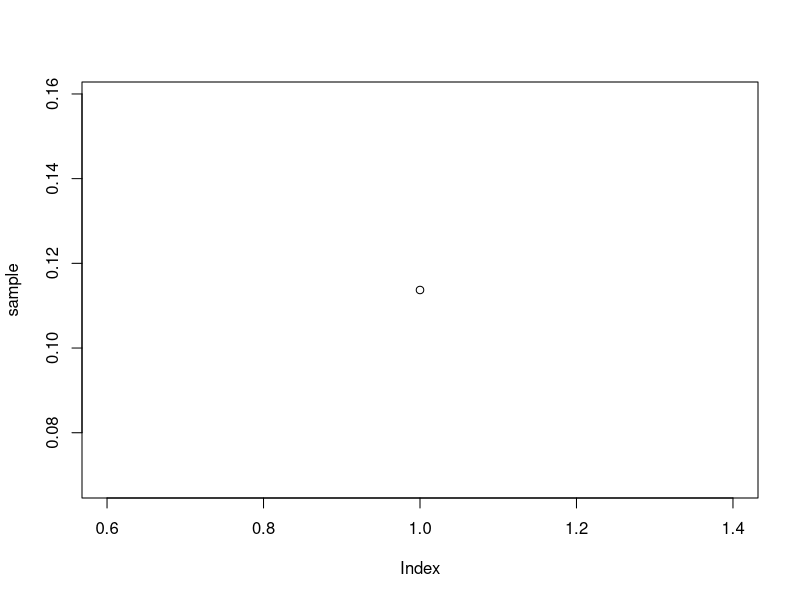
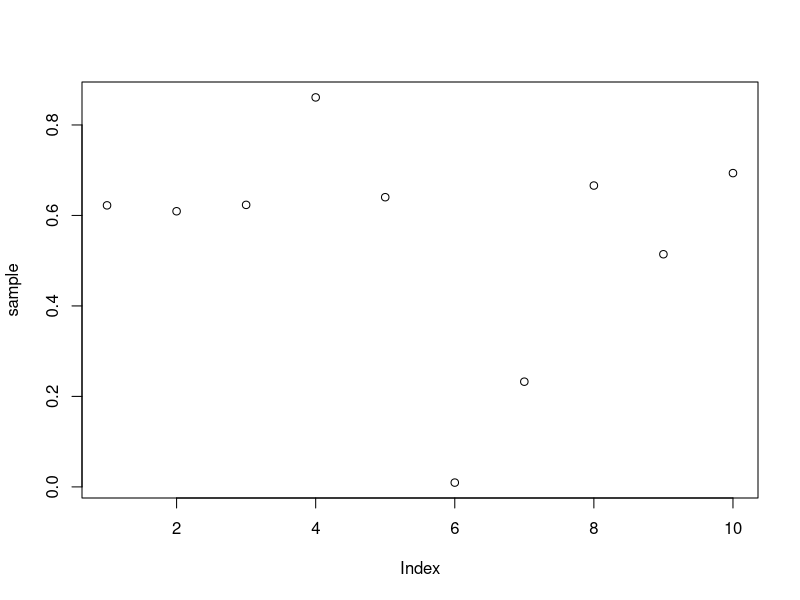
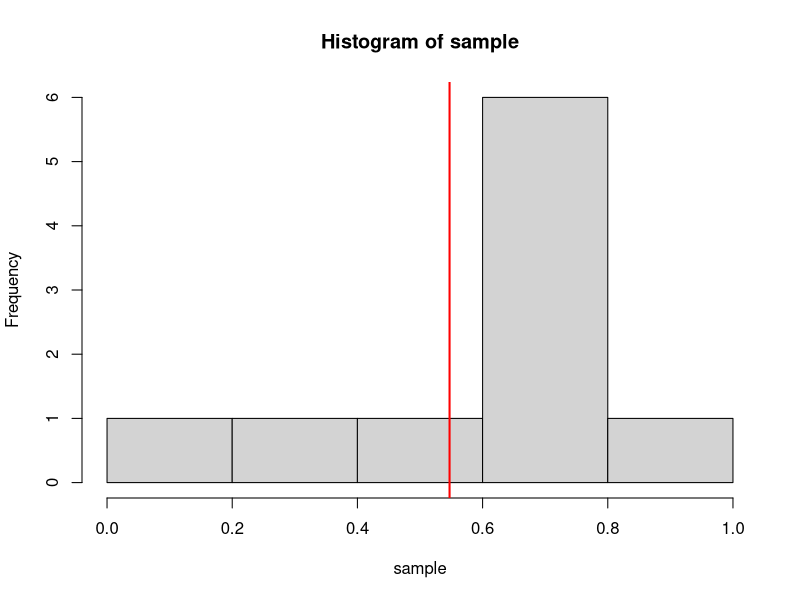
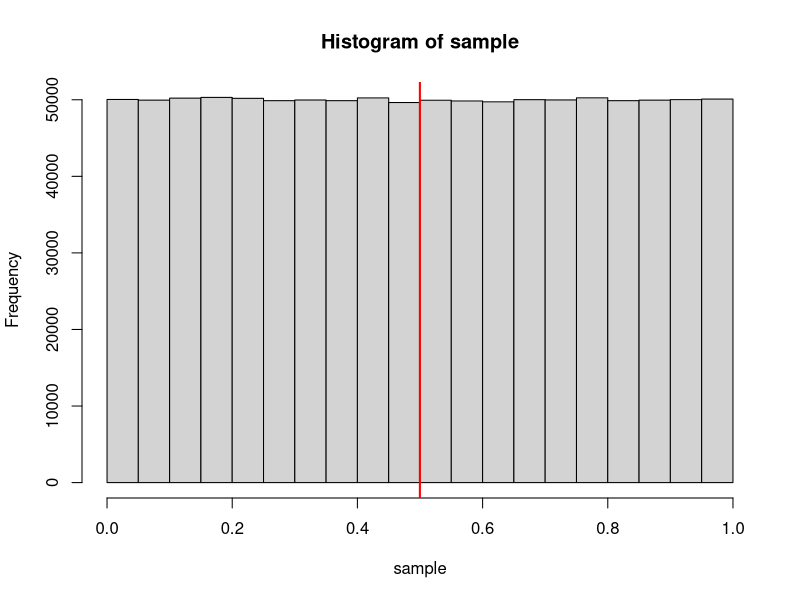
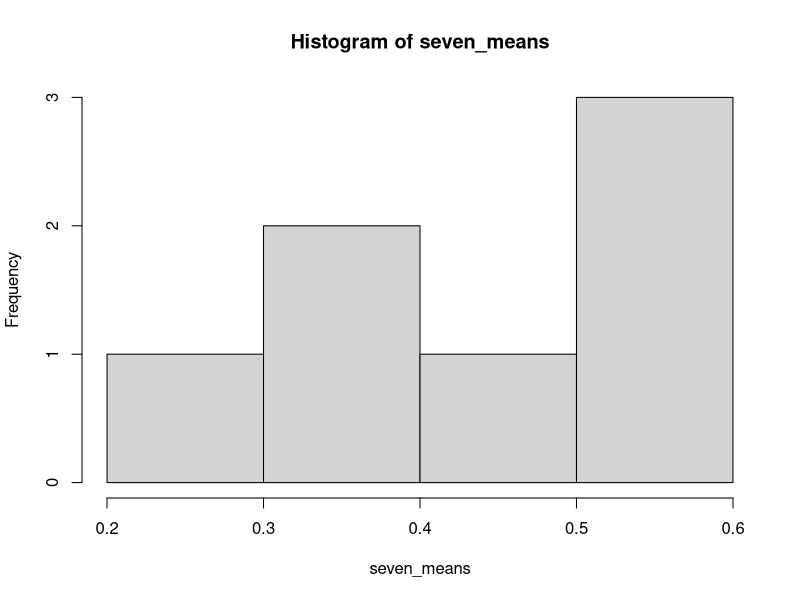
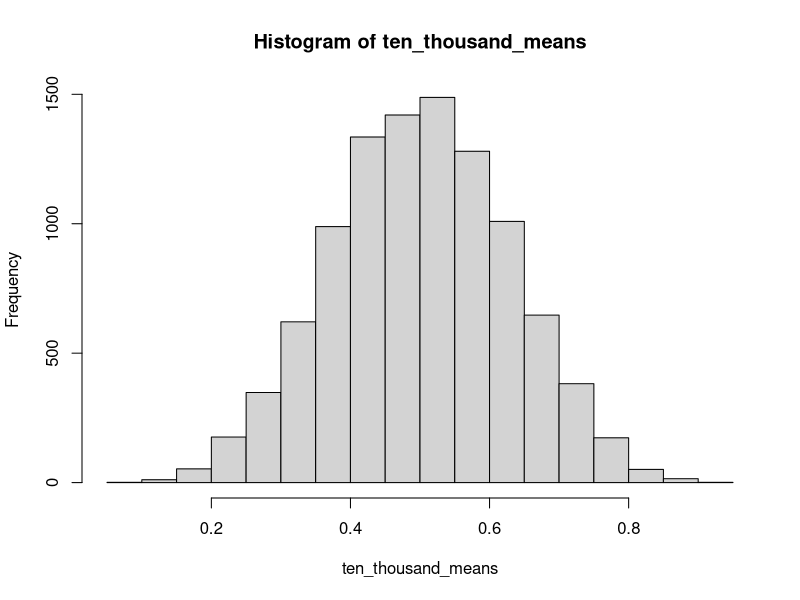

Here is the R script that generated these plots, in order:
## ---- chunk 1
set.seed(1234)
## ---- chunk 2
sample <- runif(1)
sample
## ---- chunk 3
plot(sample)
## ---- chunk 4
#generate 10 numbers based on standard uniform distribution
sample <- runif(10)
plot(sample)
## ---- chunk 5
mu <- mean(sample)
mu
## ---- chunk 6
hist(sample)
abline(v = mean(sample), lwd=2, col="red")
## ---- chunk 7
sample <- runif(1000000)
hist (sample)
abline(v = mean(sample), lwd=2, col="red")
## ---- chunk 8
mu <- mean(sample)
mu
## ---- chunk 9
sample <- runif(10)
var <- var(sample)
var
## ---- chunk 10
sample <- runif(10000000)
var <- var(sample)
var
## ---- chunk 11
seven_means = NULL
for (i in 1:7) seven_means = c(seven_means, mean(runif(5)))
hist(seven_means)
## ---- chunk 12
mean(seven_means)
## ---- chunk 13
ten_thousand_means = NULL
for (i in 1:10000) ten_thousand_means = c(ten_thousand_means, mean(runif(5)))
hist(ten_thousand_means)
## ---- chunk 14
mean(ten_thousand_means)
## ---- chunk 15
1/12/5
## ---- chunk 16
var(seven_means)
## ---- chunk 17
var(ten_thousand_means)
## ---- chunk 18
1/12/100
## ---- chunk 19
seven_means_b = NULL
for (i in 1:7) seven_means_b = c(seven_means_b, mean(runif(100)))
var(seven_means_b)
## ---- chunk 20
ten_thousand_means_b = NULL
for (i in 1:10000) ten_thousand_means_b = c(ten_thousand_means_b, mean(runif(100)))
var(ten_thousand_means_b)
